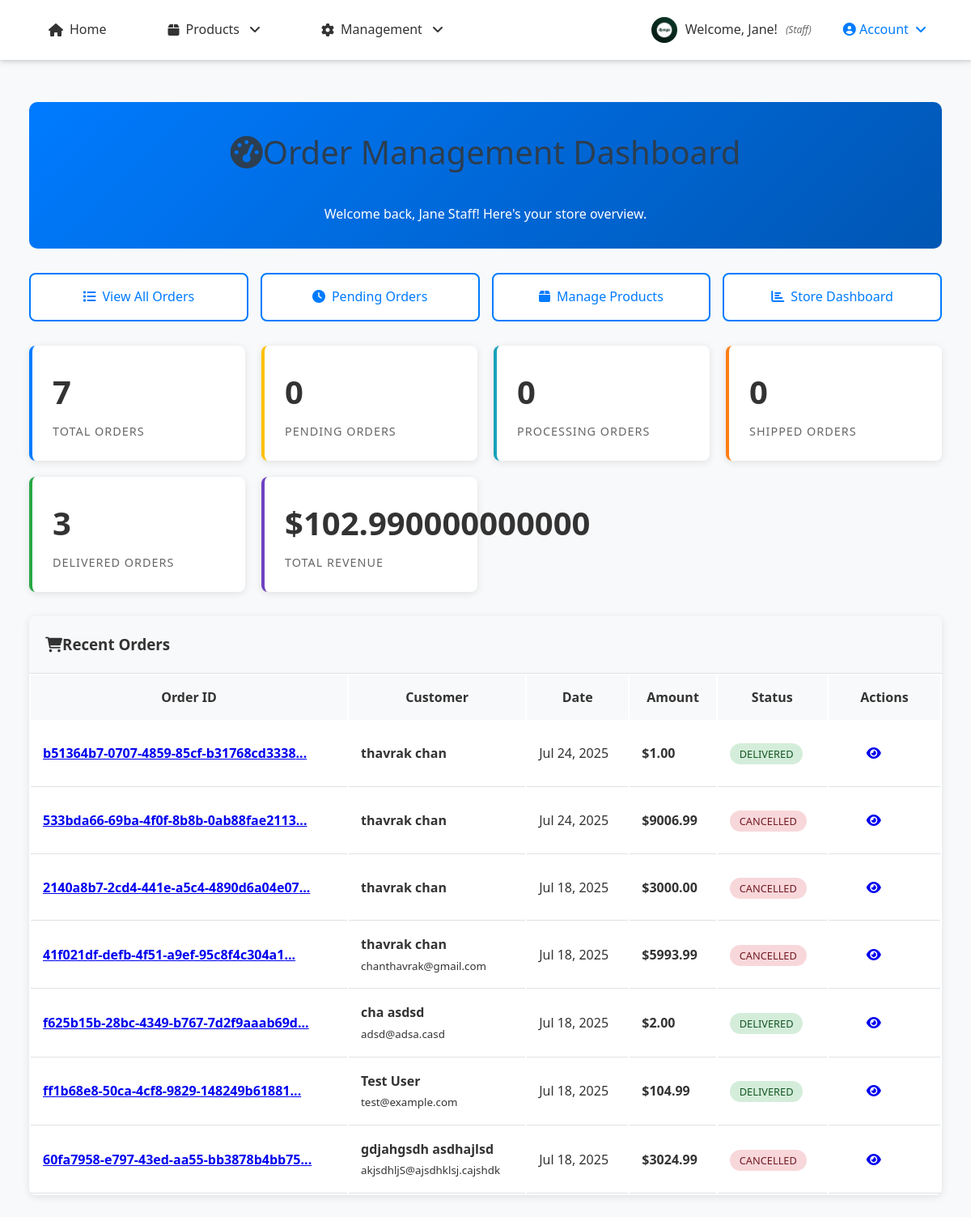
The page /payment/admin/ (signed in) on the database its author committed.
### accounts/models.py (models this page shows, shortened)
class UserProfile(models.Model):
    ROLE_CHOICES = [
        ('customer', 'Customer'),
        ('staff', 'Staff'),
        ('owner', 'Owner/Admin'),
    ]
    user = models.OneToOneField(User, on_delete=models.CASCADE, related_name='profile')
    phone_number = models.CharField(max_length=15, blank=True, null=True)
    address = models.TextField(blank=True, null=True)
    date_of_birth = models.DateField(blank=True, null=True)
    profile_picture = models.ImageField(upload_to='profiles/', blank=True, null=True)
    role = models.CharField(max_length=20, choices=ROLE_CHOICES, default='customer')
    billing_first_name = models.CharField(max_length=100, blank=True, null=True)
    billing_last_name = models.CharField(max_length=100, blank=True, null=True)
    billing_email = models.EmailField(blank=True, null=True)
    billing_phone = models.CharField(max_length=20, blank=True, null=True)
    billing_address = models.TextField(blank=True, null=True)
    billing_city = models.CharField(max_length=100, blank=True, null=True)
    billing_state = models.CharField(max_length=100, blank=True, null=True)
    billing_postal_code = models.CharField(max_length=20, blank=True, null=True)
    billing_country = models.CharField(max_length=100, blank=True, null=True)
    shipping_first_name = models.CharField(max_length=100, blank=True, null=True)
    shipping_last_name = models.CharField(max_length=100, blank=True, null=True)
    shipping_phone = models.CharField(max_length=20, blank=True, null=True)
    shipping_address = models.TextField(blank=True, null=True)
    shipping_city = models.CharField(max_length=100, blank=True, null=True)
    shipping_state = models.CharField(max_length=100, blank=True, null=True)
    shipping_postal_code = models.CharField(max_length=20, blank=True, null=True)
    shipping_country = models.CharField(max_length=100, blank=True, null=True)
    created_at = models.DateTimeField(auto_now_add=True)
    updated_at = models.DateTimeField(auto_now=True)
    def can_access_admin(self):
        return self.role == 'owner' or self.user.is_superuser
    def can_manage_products(self):
        return self.role in ['staff', 'owner'] or self.user.is_superuser
    def can_access_dashboard(self):
        return self.role in ['staff', 'owner'] or self.user.is_superuser
    class Meta:
        verbose_name = "User Profile"
        verbose_name_plural = "User Profiles"

### orders/models.py (models this page shows, shortened)
class Order(models.Model):
    ORDER_STATUS_CHOICES = [
        ('pending', 'Pending'),
        ('confirmed', 'Confirmed'),
        ('processing', 'Processing'),
        ('shipped', 'Shipped'),
        ('delivered', 'Delivered'),
        ('cancelled', 'Cancelled'),
        ('refunded', 'Refunded'),
    ]
    order_id = models.UUIDField(default=uuid.uuid4, unique=True, editable=False)
    user = models.ForeignKey(User, on_delete=models.CASCADE, related_name='orders')
    status = models.CharField(max_length=20, choices=ORDER_STATUS_CHOICES, default='pending')
    first_name = models.CharField(max_length=100)
    last_name = models.CharField(max_length=100)
    email = models.EmailField()
    phone = models.CharField(max_length=20)
    shipping_first_name = models.CharField(max_length=100, blank=True)
    shipping_last_name = models.CharField(max_length=100, blank=True)
    shipping_phone = models.CharField(max_length=20, blank=True)
    shipping_address = models.TextField()
    shipping_city = models.CharField(max_length=100)
    shipping_state = models.CharField(max_length=100)
    shipping_postal_code = models.CharField(max_length=20)
    shipping_country = models.CharField(max_length=100, default='Cambodia')
    total_amount = models.DecimalField(max_digits=10, decimal_places=2)
    shipping_cost = models.DecimalField(max_digits=10, decimal_places=2, default=0.00)
    tax_amount = models.DecimalField(max_digits=10, decimal_places=2, default=0.00)
    created_at = models.DateTimeField(auto_now_add=True)
    updated_at = models.DateTimeField(auto_now=True)
    order_notes = models.TextField(blank=True, null=True)
    class Meta:
        ordering = ['-created_at']
    @property
    def grand_total(self):
        from decimal import Decimal
        total = Decimal(str(self.total_amount)) if self.total_amount else Decimal('0.00')
        shipping = Decimal(str(self.shipping_cost)) if self.shipping_cost else Decimal('0.00')
        tax = Decimal(str(self.tax_amount)) if self.tax_amount else Decimal('0.00')
        return total + shipping + tax

### payment/views.py (the view)
# urls.py: path('admin/', views.admin_dashboard, name='admin_dashboard'),
@login_required
def admin_dashboard(request):
    if not (request.user.is_staff or hasattr(request.user, 'profile') and request.user.profile.can_access_dashboard()):
        raise Http404
    from django.db.models import Count, Sum
    from datetime import datetime, timedelta
    total_orders = Order.objects.count()
    pending_orders = Order.objects.filter(status='pending').count()
    processing_orders = Order.objects.filter(status__in=['confirmed', 'processing']).count()
    shipped_orders = Order.objects.filter(status='shipped').count()
    delivered_orders = Order.objects.filter(status='delivered').count()
    cancelled_orders = Order.objects.filter(status='cancelled').count()
    total_revenue = Order.objects.filter(status='delivered').aggregate(
        total=Sum('total_amount')
    )['total'] or Decimal('0.00')
    thirty_days_ago = datetime.now() - timedelta(days=30)
    recent_orders = Order.objects.filter(created_at__gte=thirty_days_ago).count()
    orders_by_status = Order.objects.values('status').annotate(count=Count('id'))
    latest_orders = Order.objects.select_related('user').order_by('-created_at')[:10]
    context = {
        'total_orders': total_orders,
        'pending_orders': pending_orders,
        'processing_orders': processing_orders,
        'shipped_orders': shipped_orders,
        'delivered_orders': delivered_orders,
        'cancelled_orders': cancelled_orders,
        'total_revenue': total_revenue,
        'recent_orders': recent_orders,
        'latest_orders': latest_orders,
        'orders_by_status': orders_by_status,
    }
    return render(request, 'payment/admin/dashboard.html', context)

### payment/templates/payment/admin/dashboard.html (shortened to what this page needs)
{% extends 'base.html' %}
{% load static %}
{% block content %}
<div class="dashboard-container">
    <div class="dashboard-header">
        <h1><i class="fas fa-tachometer-alt me-3"></i>Order Management Dashboard</h1>
        <p class="mb-0">Welcome back, {{ user.get_full_name|default:user.username }}! Here's your store overview.</p>
    </div>
    <div class="quick-actions">
        <a href="{% url 'payment:admin_order_list' %}" class="action-btn">
            <i class="fas fa-list"></i>View All Orders
        </a>
        <a href="{% url 'payment:admin_order_list' %}?status=pending" class="action-btn">
            <i class="fas fa-clock"></i>Pending Orders
        </a>
        <a href="{% url 'products:product_list' %}" class="action-btn">
            <i class="fas fa-box"></i>Manage Products
        </a>
        <a href="{% url 'store:dashboard' %}" class="action-btn">
            <i class="fas fa-chart-bar"></i>Store Dashboard
        </a>
    </div>
    <div class="stats-grid">
        <div class="stat-card">
            <div class="stat-number">{{ total_orders }}</div>
            <div class="stat-label">Total Orders</div>
        </div>
        <div class="stat-card pending">
            <div class="stat-number">{{ pending_orders }}</div>
            <div class="stat-label">Pending Orders</div>
        </div>
        <div class="stat-card processing">
            <div class="stat-number">{{ processing_orders }}</div>
            <div class="stat-label">Processing Orders</div>
        </div>
        <div class="stat-card shipped">
            <div class="stat-number">{{ shipped_orders }}</div>
            <div class="stat-label">Shipped Orders</div>
        </div>
        <div class="stat-card delivered">
            <div class="stat-number">{{ delivered_orders }}</div>
            <div class="stat-label">Delivered Orders</div>
        </div>
        <div class="stat-card revenue">
            <div class="stat-number">${{ total_revenue }}</div>
            <div class="stat-label">Total Revenue</div>
        </div>
    </div>
    <div class="recent-orders">
        <div class="recent-orders-header">
            <h3><i class="fas fa-shopping-cart me-2"></i>Recent Orders</h3>
        </div>
        <table class="order-table">
            <thead>
                <tr>
                    <th>Order ID</th>
                    <th>Customer</th>
                    <th>Date</th>
                    <th>Amount</th>
                    <th>Status</th>
                    <th>Actions</th>
                </tr>
            </thead>
            <tbody>
                {% for order in latest_orders %}
                <tr>
                    <td>
                        <a href="{% url 'payment:admin_order_detail' order.order_id %}" class="text-decoration-none">
                            <strong>{{ order.order_id|slice:":8" }}...</strong>
                        </a>
                    </td>
                    <td>
                        <strong>{{ order.first_name }} {{ order.last_name }}</strong><br>
                        <small class="text-muted">{{ order.email }}</small>
                    </td>
                    <td>{{ order.created_at|date:"M d, Y" }}</td>
                    <td><strong>${{ order.grand_total }}</strong></td>
                    <td>
                        <span class="status-badge status-{{ order.status }}">
                            {{ order.get_status_display }}
                        </span>
                    </td>
                    <td>
                        <a href="{% url 'payment:admin_order_detail' order.order_id %}"
                           class="btn btn-sm btn-outline-primary">
                            <i class="fas fa-eye"></i>
                        </a>
                    </td>
                </tr>
                {% empty %}
                <tr>
                    <td colspan="6" class="text-center text-muted py-4">No orders found</td>
                </tr>
                {% endfor %}
            </tbody>
        </table>
    </div>
</div>
{% endblock %}

### store/templates/base.html (shortened to what this page needs)
{% load static %}
<!DOCTYPE html>
<html lang="en">
<head>
    <link rel="stylesheet" href="https://cdnjs.cloudflare.com/ajax/libs/font-awesome/6.0.0/css/all.min.css">
    <link rel="stylesheet" href="{% static 'store/css/style.css' %}">
</head>
<body>
    <header>
        <nav>
            <ul>
                <li><a href="{% url 'store:home' %}">
                    <i class="fas fa-home"></i> Home
                </a></li>
                <li class="dropdown">
                    <a href="#" class="dropdown-toggle">
                        <i class="fas fa-box"></i> Products
                    </a>
                </li>
                {% if user.is_authenticated %}
                    {% if user.profile.role == 'staff' or user.profile.role == 'owner' %}
                        <li class="dropdown">
                            <a href="#" class="dropdown-toggle">
                                <i class="fas fa-cog"></i> Management
                            </a>
                        </li>
                    {% endif %}
                {% endif %}
            </ul>
            <div class="auth-nav">
                {% if user.is_authenticated %}
                    <div class="user-info">
                        {% if user.profile.profile_picture %}
                            <img src="{{ user.profile.profile_picture.url }}" alt="Profile" class="user-avatar">
                        {% else %}
                            <div class="user-default-avatar">
                                {{ user.first_name|first|default:user.username|first }}
                            </div>
                        {% endif %}
                        <span>Welcome, {{ user.first_name|default:user.username }}!</span>
                        <small class="user-role">({{ user.profile.get_role_display }})</small>
                    </div>
                    <div class="dropdown">
                        <a href="#" class="dropdown-toggle" style="color: #007bff; font-weight: 500;">
                            <i class="fas fa-user-circle"></i> Account
                        </a>
                    </div>
                {% endif %}
            </div>
        </nav>
    </header>
    <main>
        <div class="container">
            {% block content %}
            {% endblock %}
        </div>
    </main>
</body>
</html>

### rows shown on the page
Order: order_id "b51364b7-0707-4859-85cf-b31768cd3338", first_name "thavrak", last_name "chan", created_at "Jul 24, 2025", grand_total "1.00", status "DELIVERED"
Order: order_id "533bda66-69ba-4f0f-8b8b-0ab88fae2113", first_name "thavrak", last_name "chan", created_at "Jul 24, 2025", grand_total "9006.99", status "CANCELLED"
Order: order_id "2140a8b7-2cd4-441e-a5c4-4890d6a04e07", first_name "thavrak", last_name "chan", created_at "Jul 18, 2025", grand_total "3000.00", status "CANCELLED"
Order: order_id "41f021df-defb-4f51-a9ef-95c8f4c304a1", first_name "thavrak", last_name "chan", email "chanthavrak@gmail.com", created_at "Jul 18, 2025", grand_total "5993.99", status "CANCELLED"
Order: order_id "f625b15b-28bc-4349-b767-7d2f9aaab69d", first_name "cha", last_name "asdsd", email "adsd@adsa.casd", created_at "Jul 18, 2025", grand_total "2.00", status "DELIVERED"
Order: order_id "ff1b68e8-50ca-4cf8-9829-148249b61881", first_name "Test", last_name "User", email "test@example.com", created_at "Jul 18, 2025", grand_total "104.99", status "DELIVERED"
Order: order_id "60fa7958-e797-43ed-aa55-bb3878b4bb75", first_name "gdjahgsdh", last_name "asdhajlsd", email "akjsdhljS@ajsdhklsj.cajshdk", created_at "Jul 18, 2025", grand_total "3024.99", status "CANCELLED"

### other values the page prints
{{ user.first_name|default:user.username }} "Jane"
{{ user.profile.get_role_display }} "Staff"
{{ user.get_full_name|default:user.username }} "Jane Staff"
{{ total_orders }} "7"
{{ pending_orders }} "0"
{{ processing_orders }} "0"
{{ shipped_orders }} "0"
{{ delivered_orders }} "3"
{{ total_revenue }} "102.990000000000"
